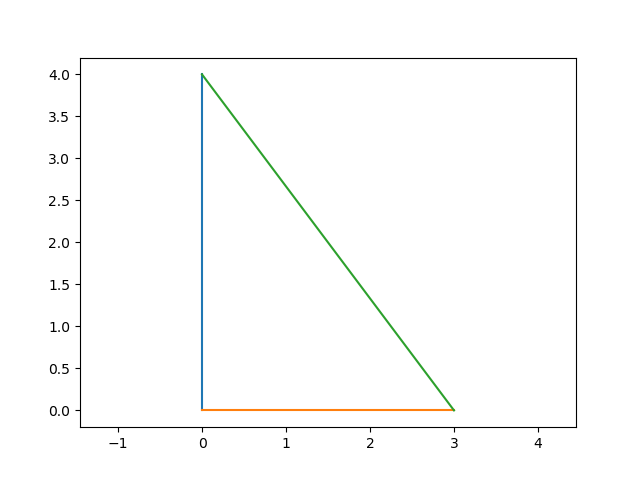

The Python source for this figure:
from math import sqrt
import matplotlib.pyplot as plt

class RightTriangle:
    def __init__(self, a, b):
        self.a = a
        self.b = b
        self.c = sqrt(a**2 + b**2)
        if self.a < 0 or self.b < 0:
            raise ValueError

    def plot_triangle(self):
        plt.axis("equal")
        plt.plot([0, 0], [0, self.b])
        plt.plot([0, self.a], [0, 0])
        plt.plot([0, self.a], [self.b, 0])
        plt.savefig("right_triangle.png")
        plt.show()
    

triangle1 = RightTriangle(1,1)
triangle2 = RightTriangle(3,4)

print(triangle1.c)
print(triangle2.c)

def test_RightTriangle():
    success = False
    try:
        triangle3 = RightTriangle(1,-1)
    except ValueError:
        success = True
    assert success

test_RightTriangle()

triangle2.plot_triangle()

'''
(base) corybalaton@Corys-MacBook-Pro Uke 43 % /Users/corybalaton/opt/anaconda3/bin/python "/Users/corybalaton/Documents/UiO/IN1900/Uke 43/right_triangle.py"
1.4142135623730951
5.0
'''